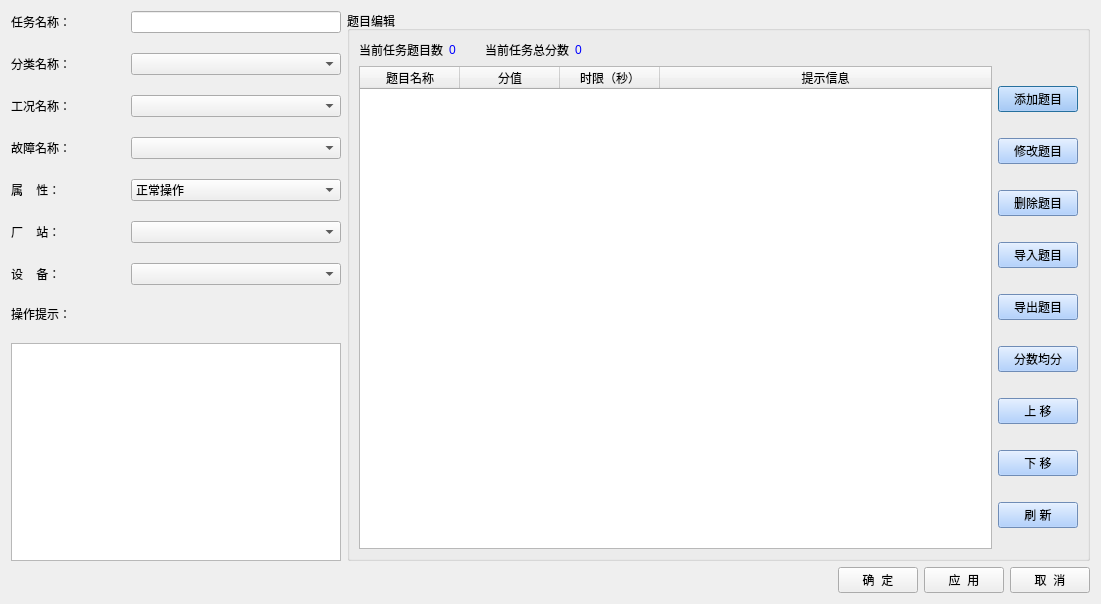
<?xml version="1.0" encoding="UTF-8"?>
<ui version="4.0">
 <class>CTaskAddTable</class>
 <widget class="QDialog" name="CTaskAddTable">
  <property name="geometry">
   <rect>
    <x>0</x>
    <y>0</y>
    <width>1088</width>
    <height>604</height>
   </rect>
  </property>
  <property name="sizePolicy">
   <sizepolicy hsizetype="Preferred" vsizetype="Fixed">
    <horstretch>0</horstretch>
    <verstretch>0</verstretch>
   </sizepolicy>
  </property>
  <property name="windowTitle">
   <string>添加任务</string>
  </property>
  <layout class="QGridLayout" name="gridLayout" columnstretch="3,7">
   <item row="0" column="0">
    <layout class="QVBoxLayout" name="verticalLayout">
     <property name="spacing">
      <number>20</number>
     </property>
     <item>
      <layout class="QHBoxLayout" name="horizontalLayout">
       <item>
        <widget class="QLabel" name="label">
         <property name="minimumSize">
          <size>
           <width>100</width>
           <height>0</height>
          </size>
         </property>
         <property name="maximumSize">
          <size>
           <width>100</width>
           <height>16777215</height>
          </size>
         </property>
         <property name="styleSheet">
          <string notr="true">font: 14pt &quot;宋体&quot;;</string>
         </property>
         <property name="text">
          <string>任务名称：</string>
         </property>
        </widget>
       </item>
       <item>
        <widget class="QLineEdit" name="editName">
         <property name="sizePolicy">
          <sizepolicy hsizetype="Preferred" vsizetype="Fixed">
           <horstretch>0</horstretch>
           <verstretch>0</verstretch>
          </sizepolicy>
         </property>
         <property name="minimumSize">
          <size>
           <width>210</width>
           <height>0</height>
          </size>
         </property>
         <property name="maximumSize">
          <size>
           <width>210</width>
           <height>16777215</height>
          </size>
         </property>
        </widget>
       </item>
      </layout>
     </item>
     <item>
      <layout class="QHBoxLayout" name="horizontalLayout_2">
       <item>
        <widget class="QLabel" name="label_2">
         <property name="minimumSize">
          <size>
           <width>0</width>
           <height>0</height>
          </size>
         </property>
         <property name="maximumSize">
          <size>
           <width>100</width>
           <height>16777215</height>
          </size>
         </property>
         <property name="styleSheet">
          <string notr="true">font: 14pt &quot;宋体&quot;;</string>
         </property>
         <property name="text">
          <string>分类名称：</string>
         </property>
        </widget>
       </item>
       <item>
        <widget class="QComboBox" name="editGrpName">
         <property name="sizePolicy">
          <sizepolicy hsizetype="Preferred" vsizetype="Fixed">
           <horstretch>0</horstretch>
           <verstretch>0</verstretch>
          </sizepolicy>
         </property>
         <property name="minimumSize">
          <size>
           <width>210</width>
           <height>0</height>
          </size>
         </property>
         <property name="maximumSize">
          <size>
           <width>210</width>
           <height>16777215</height>
          </size>
         </property>
        </widget>
       </item>
      </layout>
     </item>
     <item>
      <layout class="QHBoxLayout" name="horizontalLayout_3">
       <item>
        <widget class="QLabel" name="label_4">
         <property name="maximumSize">
          <size>
           <width>100</width>
           <height>16777215</height>
          </size>
         </property>
         <property name="styleSheet">
          <string notr="true">font: 14pt &quot;宋体&quot;;</string>
         </property>
         <property name="text">
          <string>工况名称：</string>
         </property>
        </widget>
       </item>
       <item>
        <widget class="QComboBox" name="editScene">
         <property name="sizePolicy">
          <sizepolicy hsizetype="Preferred" vsizetype="Fixed">
           <horstretch>0</horstretch>
           <verstretch>0</verstretch>
          </sizepolicy>
         </property>
         <property name="minimumSize">
          <size>
           <width>210</width>
           <height>0</height>
          </size>
         </property>
         <property name="maximumSize">
          <size>
           <width>210</width>
           <height>16777215</height>
          </size>
         </property>
        </widget>
       </item>
      </layout>
     </item>
     <item>
      <layout class="QHBoxLayout" name="horizontalLayout_4">
       <item>
        <widget class="QLabel" name="label_8">
         <property name="maximumSize">
          <size>
           <width>100</width>
           <height>16777215</height>
          </size>
         </property>
         <property name="styleSheet">
          <string notr="true">font: 14pt &quot;宋体&quot;;</string>
         </property>
         <property name="text">
          <string>故障名称：</string>
         </property>
        </widget>
       </item>
       <item>
        <widget class="QComboBox" name="editFault">
         <property name="minimumSize">
          <size>
           <width>210</width>
           <height>0</height>
          </size>
         </property>
         <property name="maximumSize">
          <size>
           <width>210</width>
           <height>16777215</height>
          </size>
         </property>
        </widget>
       </item>
      </layout>
     </item>
     <item>
      <layout class="QHBoxLayout" name="horizontalLayout_5">
       <item>
        <widget class="QLabel" name="label_3">
         <property name="maximumSize">
          <size>
           <width>100</width>
           <height>16777215</height>
          </size>
         </property>
         <property name="styleSheet">
          <string notr="true">font: 14pt &quot;宋体&quot;;</string>
         </property>
         <property name="text">
          <string>属    性：</string>
         </property>
        </widget>
       </item>
       <item>
        <widget class="QComboBox" name="editType">
         <property name="minimumSize">
          <size>
           <width>210</width>
           <height>0</height>
          </size>
         </property>
         <property name="maximumSize">
          <size>
           <width>210</width>
           <height>16777215</height>
          </size>
         </property>
         <item>
          <property name="text">
           <string>正常操作</string>
          </property>
         </item>
         <item>
          <property name="text">
           <string>故障处理</string>
          </property>
         </item>
        </widget>
       </item>
      </layout>
     </item>
     <item>
      <layout class="QHBoxLayout" name="horizontalLayout_6">
       <item>
        <widget class="QLabel" name="label_5">
         <property name="maximumSize">
          <size>
           <width>100</width>
           <height>16777215</height>
          </size>
         </property>
         <property name="styleSheet">
          <string notr="true">font: 14pt &quot;宋体&quot;;</string>
         </property>
         <property name="text">
          <string>厂    站：</string>
         </property>
        </widget>
       </item>
       <item>
        <widget class="QComboBox" name="editStation">
         <property name="minimumSize">
          <size>
           <width>210</width>
           <height>0</height>
          </size>
         </property>
         <property name="maximumSize">
          <size>
           <width>210</width>
           <height>16777215</height>
          </size>
         </property>
        </widget>
       </item>
      </layout>
     </item>
     <item>
      <layout class="QHBoxLayout" name="horizontalLayout_7">
       <item>
        <widget class="QLabel" name="label_6">
         <property name="maximumSize">
          <size>
           <width>100</width>
           <height>16777215</height>
          </size>
         </property>
         <property name="styleSheet">
          <string notr="true">font: 14pt &quot;宋体&quot;;</string>
         </property>
         <property name="text">
          <string>设    备：</string>
         </property>
        </widget>
       </item>
       <item>
        <widget class="QComboBox" name="editDev">
         <property name="sizePolicy">
          <sizepolicy hsizetype="Preferred" vsizetype="Fixed">
           <horstretch>0</horstretch>
           <verstretch>0</verstretch>
          </sizepolicy>
         </property>
         <property name="minimumSize">
          <size>
           <width>210</width>
           <height>0</height>
          </size>
         </property>
         <property name="maximumSize">
          <size>
           <width>210</width>
           <height>16777215</height>
          </size>
         </property>
        </widget>
       </item>
      </layout>
     </item>
     <item>
      <widget class="QLabel" name="label_7">
       <property name="sizePolicy">
        <sizepolicy hsizetype="Preferred" vsizetype="Preferred">
         <horstretch>0</horstretch>
         <verstretch>0</verstretch>
        </sizepolicy>
       </property>
       <property name="styleSheet">
        <string notr="true">font: 14pt &quot;宋体&quot;;</string>
       </property>
       <property name="text">
        <string>操作提示：</string>
       </property>
      </widget>
     </item>
     <item>
      <widget class="QTextEdit" name="editRemark">
       <property name="sizePolicy">
        <sizepolicy hsizetype="Preferred" vsizetype="Expanding">
         <horstretch>0</horstretch>
         <verstretch>0</verstretch>
        </sizepolicy>
       </property>
       <property name="maximumSize">
        <size>
         <width>16777215</width>
         <height>16777215</height>
        </size>
       </property>
      </widget>
     </item>
    </layout>
   </item>
   <item row="0" column="1">
    <widget class="QGroupBox" name="groupBox">
     <property name="minimumSize">
      <size>
       <width>743</width>
       <height>0</height>
      </size>
     </property>
     <property name="maximumSize">
      <size>
       <width>16777215</width>
       <height>16777215</height>
      </size>
     </property>
     <property name="title">
      <string>题目编辑</string>
     </property>
     <layout class="QVBoxLayout" name="verticalLayout_3">
      <item>
       <layout class="QHBoxLayout" name="horizontalLayout_12">
        <item>
         <layout class="QHBoxLayout" name="horizontalLayout_9">
          <item>
           <widget class="QLabel" name="label_9">
            <property name="text">
             <string>当前任务题目数</string>
            </property>
           </widget>
          </item>
          <item>
           <widget class="QLabel" name="labelStepCount">
            <property name="minimumSize">
             <size>
              <width>30</width>
              <height>0</height>
             </size>
            </property>
            <property name="styleSheet">
             <string notr="true">color: rgb(0, 0, 255);</string>
            </property>
            <property name="text">
             <string>0</string>
            </property>
           </widget>
          </item>
         </layout>
        </item>
        <item>
         <layout class="QHBoxLayout" name="horizontalLayout_10">
          <item>
           <widget class="QLabel" name="label_10">
            <property name="text">
             <string>当前任务总分数</string>
            </property>
           </widget>
          </item>
          <item>
           <widget class="QLabel" name="labelTotleScore">
            <property name="minimumSize">
             <size>
              <width>30</width>
              <height>0</height>
             </size>
            </property>
            <property name="styleSheet">
             <string notr="true">color: rgb(0, 0, 255);</string>
            </property>
            <property name="text">
             <string>0</string>
            </property>
           </widget>
          </item>
          <item>
           <spacer name="horizontalSpacer_2">
            <property name="orientation">
             <enum>Qt::Horizontal</enum>
            </property>
            <property name="sizeHint" stdset="0">
             <size>
              <width>40</width>
              <height>20</height>
             </size>
            </property>
           </spacer>
          </item>
         </layout>
        </item>
       </layout>
      </item>
      <item>
       <layout class="QHBoxLayout" name="horizontalLayout_8">
        <item>
         <widget class="QTableWidget" name="tableWidget">
          <property name="editTriggers">
           <set>QAbstractItemView::NoEditTriggers</set>
          </property>
          <property name="selectionMode">
           <enum>QAbstractItemView::ExtendedSelection</enum>
          </property>
          <property name="selectionBehavior">
           <enum>QAbstractItemView::SelectRows</enum>
          </property>
          <property name="rowCount">
           <number>0</number>
          </property>
          <property name="columnCount">
           <number>4</number>
          </property>
          <attribute name="horizontalHeaderCascadingSectionResizes">
           <bool>true</bool>
          </attribute>
          <attribute name="horizontalHeaderShowSortIndicator" stdset="0">
           <bool>false</bool>
          </attribute>
          <attribute name="horizontalHeaderStretchLastSection">
           <bool>true</bool>
          </attribute>
          <column>
           <property name="text">
            <string>题目名称</string>
           </property>
          </column>
          <column>
           <property name="text">
            <string>分值</string>
           </property>
          </column>
          <column>
           <property name="text">
            <string>时限（秒）</string>
           </property>
          </column>
          <column>
           <property name="text">
            <string>提示信息</string>
           </property>
          </column>
         </widget>
        </item>
        <item>
         <layout class="QVBoxLayout" name="verticalLayout_2">
          <item>
           <widget class="QPushButton" name="buttonAddSubject">
            <property name="styleSheet">
             <string notr="true">background-color: rgb(156, 196, 255);</string>
            </property>
            <property name="text">
             <string>添加题目</string>
            </property>
           </widget>
          </item>
          <item>
           <widget class="QPushButton" name="buttonModifySubject">
            <property name="styleSheet">
             <string notr="true">background-color: rgb(156, 196, 255);</string>
            </property>
            <property name="text">
             <string>修改题目</string>
            </property>
           </widget>
          </item>
          <item>
           <widget class="QPushButton" name="buttonDelSubject">
            <property name="styleSheet">
             <string notr="true">background-color: rgb(156, 196, 255);</string>
            </property>
            <property name="text">
             <string>删除题目</string>
            </property>
           </widget>
          </item>
          <item>
           <widget class="QPushButton" name="buttonImportSubject">
            <property name="styleSheet">
             <string notr="true">background-color: rgb(156, 196, 255);</string>
            </property>
            <property name="text">
             <string>导入题目</string>
            </property>
           </widget>
          </item>
          <item>
           <widget class="QPushButton" name="buttonExportSubject">
            <property name="styleSheet">
             <string notr="true">background-color: rgb(156, 196, 255);</string>
            </property>
            <property name="text">
             <string>导出题目</string>
            </property>
           </widget>
          </item>
          <item>
           <widget class="QPushButton" name="buttonAverage">
            <property name="styleSheet">
             <string notr="true">background-color: rgb(156, 196, 255);</string>
            </property>
            <property name="text">
             <string>分数均分</string>
            </property>
           </widget>
          </item>
          <item>
           <widget class="QPushButton" name="buttonMoveUp">
            <property name="styleSheet">
             <string notr="true">background-color: rgb(156, 196, 255);</string>
            </property>
            <property name="text">
             <string>上 移</string>
            </property>
           </widget>
          </item>
          <item>
           <widget class="QPushButton" name="buttonMoveDown">
            <property name="styleSheet">
             <string notr="true">background-color: rgb(156, 196, 255);</string>
            </property>
            <property name="text">
             <string>下 移</string>
            </property>
           </widget>
          </item>
          <item>
           <widget class="QPushButton" name="buttonRefresh">
            <property name="styleSheet">
             <string notr="true">background-color: rgb(156, 196, 255);</string>
            </property>
            <property name="text">
             <string>刷 新</string>
            </property>
           </widget>
          </item>
         </layout>
        </item>
       </layout>
      </item>
     </layout>
    </widget>
   </item>
   <item row="1" column="1">
    <layout class="QHBoxLayout" name="horizontalLayout_11">
     <item>
      <spacer name="horizontalSpacer">
       <property name="orientation">
        <enum>Qt::Horizontal</enum>
       </property>
       <property name="sizeHint" stdset="0">
        <size>
         <width>528</width>
         <height>20</height>
        </size>
       </property>
      </spacer>
     </item>
     <item>
      <widget class="QPushButton" name="buttonEnter">
       <property name="toolTip">
        <string>请先保存基本信息</string>
       </property>
       <property name="statusTip">
        <string/>
       </property>
       <property name="whatsThis">
        <string/>
       </property>
       <property name="styleSheet">
        <string notr="true">font: 12pt &quot;宋体&quot;;</string>
       </property>
       <property name="text">
        <string>确  定</string>
       </property>
      </widget>
     </item>
     <item>
      <widget class="QPushButton" name="buttonApply">
       <property name="toolTip">
        <string>请先保存基本信息</string>
       </property>
       <property name="statusTip">
        <string/>
       </property>
       <property name="whatsThis">
        <string/>
       </property>
       <property name="styleSheet">
        <string notr="true">font: 12pt &quot;宋体&quot;;</string>
       </property>
       <property name="text">
        <string>应  用</string>
       </property>
      </widget>
     </item>
     <item>
      <widget class="QPushButton" name="buttonExit">
       <property name="styleSheet">
        <string notr="true">font: 12pt &quot;宋体&quot;;</string>
       </property>
       <property name="text">
        <string>取  消</string>
       </property>
      </widget>
     </item>
    </layout>
   </item>
  </layout>
 </widget>
 <tabstops>
  <tabstop>editName</tabstop>
  <tabstop>editGrpName</tabstop>
  <tabstop>editType</tabstop>
  <tabstop>editRemark</tabstop>
  <tabstop>buttonExit</tabstop>
 </tabstops>
 <resources/>
 <connections>
  <connection>
   <sender>buttonExit</sender>
   <signal>clicked()</signal>
   <receiver>CTaskAddTable</receiver>
   <slot>reject()</slot>
   <hints>
    <hint type="sourcelabel">
     <x>380</x>
     <y>560</y>
    </hint>
    <hint type="destinationlabel">
     <x>179</x>
     <y>239</y>
    </hint>
   </hints>
  </connection>
 </connections>
</ui>
